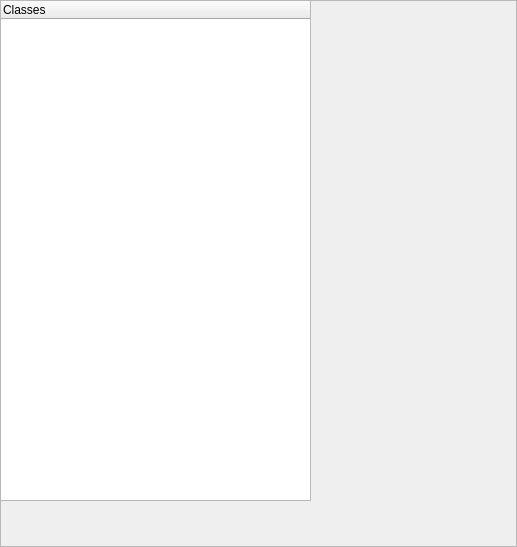
<?xml version="1.0" encoding="UTF-8"?>
<ui version="4.0">
 <class>ClassFram</class>
 <widget class="QFrame" name="ClassFram">
  <property name="geometry">
   <rect>
    <x>0</x>
    <y>0</y>
    <width>517</width>
    <height>547</height>
   </rect>
  </property>
  <property name="windowTitle">
   <string>Frame</string>
  </property>
  <property name="frameShape">
   <enum>QFrame::StyledPanel</enum>
  </property>
  <property name="frameShadow">
   <enum>QFrame::Raised</enum>
  </property>
  <widget class="QWidget" name="horizontalLayoutWidget_2">
   <property name="geometry">
    <rect>
     <x>0</x>
     <y>0</y>
     <width>311</width>
     <height>501</height>
    </rect>
   </property>
   <layout class="QGridLayout" name="mainLayout">
    <item row="0" column="1">
     <layout class="QGridLayout" name="userLayout"/>
    </item>
    <item row="0" column="0">
     <widget class="QTreeWidget" name="treeWidget">
      <column>
       <property name="text">
        <string>Classes</string>
       </property>
      </column>
     </widget>
    </item>
   </layout>
  </widget>
 </widget>
 <resources/>
 <connections/>
</ui>
